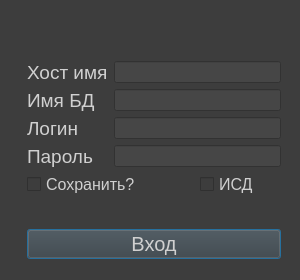
<?xml version="1.0" encoding="UTF-8"?>
<ui version="4.0">
 <class>Dialog</class>
 <widget class="QDialog" name="Dialog">
  <property name="geometry">
   <rect>
    <x>0</x>
    <y>0</y>
    <width>300</width>
    <height>280</height>
   </rect>
  </property>
  <property name="sizePolicy">
   <sizepolicy hsizetype="Fixed" vsizetype="Fixed">
    <horstretch>0</horstretch>
    <verstretch>0</verstretch>
   </sizepolicy>
  </property>
  <property name="minimumSize">
   <size>
    <width>300</width>
    <height>280</height>
   </size>
  </property>
  <property name="maximumSize">
   <size>
    <width>400</width>
    <height>400</height>
   </size>
  </property>
  <property name="windowTitle">
   <string>Dialog</string>
  </property>
  <property name="styleSheet">
   <string notr="true">background-color: rgb(61, 61, 61);</string>
  </property>
  <widget class="QFrame" name="box">
   <property name="geometry">
    <rect>
     <x>18</x>
     <y>52</y>
     <width>272</width>
     <height>208</height>
    </rect>
   </property>
   <property name="sizePolicy">
    <sizepolicy hsizetype="Fixed" vsizetype="Fixed">
     <horstretch>0</horstretch>
     <verstretch>0</verstretch>
    </sizepolicy>
   </property>
   <layout class="QGridLayout" name="gridLayout">
    <item row="1" column="0">
     <widget class="QLabel" name="label_2">
      <property name="styleSheet">
       <string notr="true">font-size:14pt;
color: rgb(208, 208, 208);</string>
      </property>
      <property name="text">
       <string>Имя БД</string>
      </property>
     </widget>
    </item>
    <item row="1" column="1" colspan="2">
     <widget class="QLineEdit" name="db_name">
      <property name="sizePolicy">
       <sizepolicy hsizetype="Minimum" vsizetype="Fixed">
        <horstretch>0</horstretch>
        <verstretch>0</verstretch>
       </sizepolicy>
      </property>
      <property name="minimumSize">
       <size>
        <width>150</width>
        <height>20</height>
       </size>
      </property>
      <property name="styleSheet">
       <string notr="true">color: rgb(208, 208, 208);
background-color: rgb(70, 70, 70);
font-size:10pt;</string>
      </property>
     </widget>
    </item>
    <item row="2" column="0">
     <widget class="QLabel" name="label_3">
      <property name="styleSheet">
       <string notr="true">font-size:14pt;
color: rgb(208, 208, 208);</string>
      </property>
      <property name="text">
       <string>Логин</string>
      </property>
     </widget>
    </item>
    <item row="0" column="1" colspan="2">
     <widget class="QLineEdit" name="host">
      <property name="sizePolicy">
       <sizepolicy hsizetype="Minimum" vsizetype="Fixed">
        <horstretch>0</horstretch>
        <verstretch>0</verstretch>
       </sizepolicy>
      </property>
      <property name="minimumSize">
       <size>
        <width>150</width>
        <height>20</height>
       </size>
      </property>
      <property name="styleSheet">
       <string notr="true">color: rgb(208, 208, 208);
background-color: rgb(70, 70, 70);
font-size:10pt;</string>
      </property>
     </widget>
    </item>
    <item row="3" column="1" colspan="2">
     <widget class="QLineEdit" name="password">
      <property name="sizePolicy">
       <sizepolicy hsizetype="Minimum" vsizetype="Fixed">
        <horstretch>0</horstretch>
        <verstretch>0</verstretch>
       </sizepolicy>
      </property>
      <property name="minimumSize">
       <size>
        <width>150</width>
        <height>20</height>
       </size>
      </property>
      <property name="styleSheet">
       <string notr="true">color: rgb(208, 208, 208);
background-color: rgb(70, 70, 70);
font-size:10pt;</string>
      </property>
     </widget>
    </item>
    <item row="3" column="0">
     <widget class="QLabel" name="label_4">
      <property name="styleSheet">
       <string notr="true">font-size:14pt;
color: rgb(208, 208, 208);</string>
      </property>
      <property name="text">
       <string>Пароль</string>
      </property>
     </widget>
    </item>
    <item row="2" column="1" colspan="2">
     <widget class="QLineEdit" name="login">
      <property name="sizePolicy">
       <sizepolicy hsizetype="Minimum" vsizetype="Fixed">
        <horstretch>0</horstretch>
        <verstretch>0</verstretch>
       </sizepolicy>
      </property>
      <property name="minimumSize">
       <size>
        <width>150</width>
        <height>20</height>
       </size>
      </property>
      <property name="styleSheet">
       <string notr="true">color: rgb(208, 208, 208);
background-color: rgb(70, 70, 70);
font-size:10pt;</string>
      </property>
     </widget>
    </item>
    <item row="4" column="0" colspan="2">
     <widget class="QCheckBox" name="savedata">
      <property name="styleSheet">
       <string notr="true">color: rgb(208, 208, 208);
font-size:12pt;</string>
      </property>
      <property name="text">
       <string>Сохранить?</string>
      </property>
     </widget>
    </item>
    <item row="4" column="2">
     <widget class="QCheckBox" name="savedata_2">
      <property name="styleSheet">
       <string notr="true">color: rgb(208, 208, 208);
font-size:12pt;</string>
      </property>
      <property name="text">
       <string>ИСД</string>
      </property>
     </widget>
    </item>
    <item row="0" column="0">
     <widget class="QLabel" name="label">
      <property name="styleSheet">
       <string notr="true">font-size:14pt;
color: rgb(208, 208, 208);</string>
      </property>
      <property name="text">
       <string>Хост имя</string>
      </property>
     </widget>
    </item>
    <item row="6" column="0" colspan="3">
     <widget class="QPushButton" name="loginbutton">
      <property name="minimumSize">
       <size>
        <width>150</width>
        <height>30</height>
       </size>
      </property>
      <property name="styleSheet">
       <string notr="true">color: rgb(208, 208, 208);
font-size:15pt;</string>
      </property>
      <property name="text">
       <string>Вход</string>
      </property>
     </widget>
    </item>
    <item row="5" column="0" colspan="3">
     <widget class="QLabel" name="status">
      <property name="styleSheet">
       <string notr="true">font-size:14pt;
color: rgb(255,0,28);</string>
      </property>
      <property name="text">
       <string/>
      </property>
      <property name="alignment">
       <set>Qt::AlignCenter</set>
      </property>
     </widget>
    </item>
   </layout>
  </widget>
 </widget>
 <resources/>
 <connections/>
</ui>
